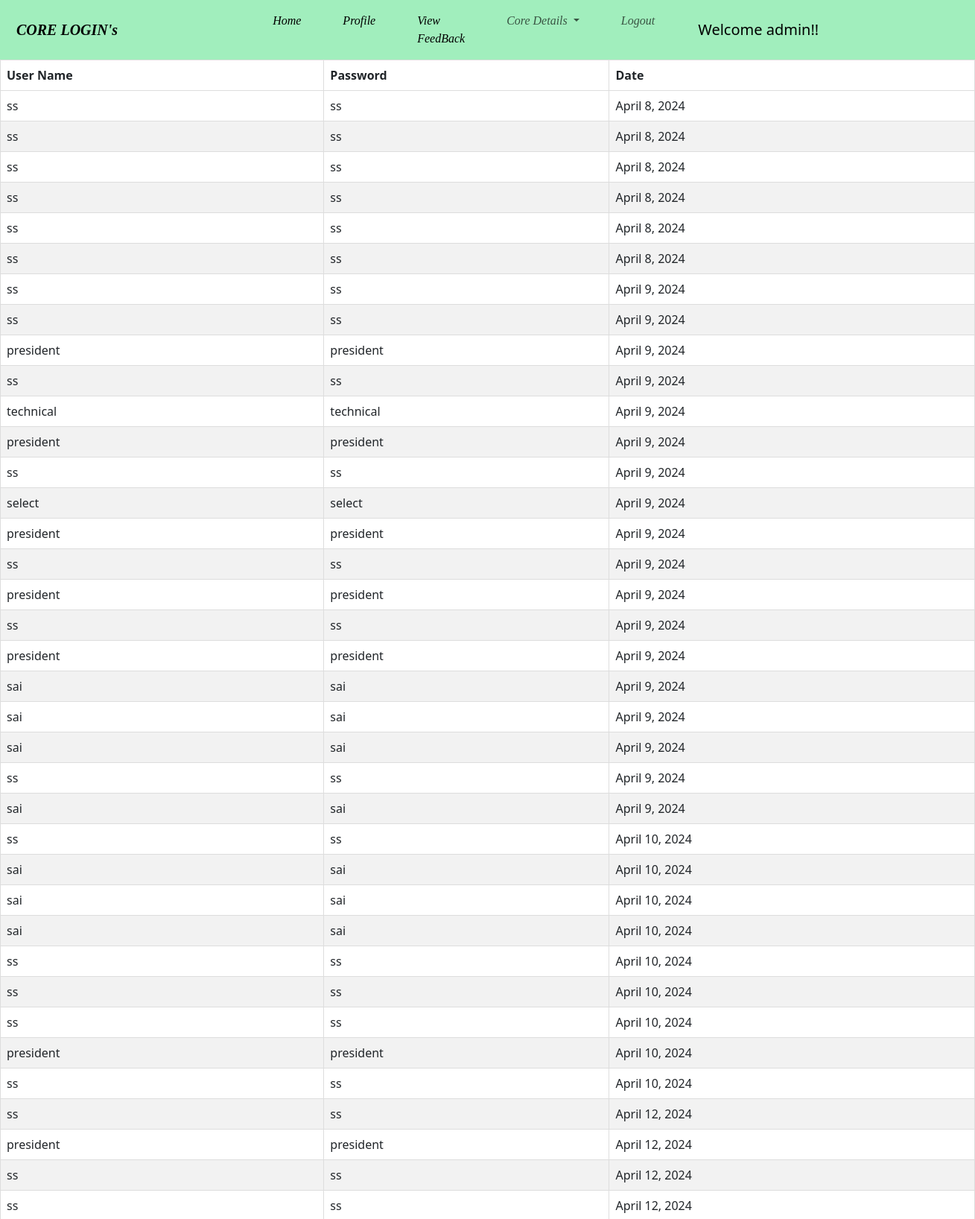
The page /core/logview/ (signed in, upper part) on the database its author committed.
### yogacore/models.py (models this page shows)
class Login(models.Model):
    username=models.CharField(max_length=100)
    password=models.CharField(max_length=100)
    date=models.DateField()
    class Meta:
        db_table = "Login"

### yogacore/views.py (the view)
# urls.py: path('logview/',logview,name='logview'),
def logview(request):
    details=Login.objects.all()
    return render(request,'logindetails.html',{'details':details})

### templates/logindetails.html (shortened to what this page needs)
{% extends 'corenavbar.html' %}
{% load static %}
{% block body %}
<div align="center">
    <table>
        <thead>
            <tr>
                <th>User Name</th>
                <th>Password</th>
                <th>Date</th>
            </tr>
        </thead>
        <tbody>
            {% for detail in details %}
            <tr>
                <td>{{ detail.username }}</td>
                <td>{{ detail.password }}</td>
                <td>{{ detail.date }}</td>
            </tr>
            {% endfor %}
        </tbody>
    </table>
</div>
{% endblock %}

### templates/corenavbar.html (shortened to what this page needs)
<!DOCTYPE html>
{% load static%}
<html lang="en">
<head>
    <link href="https://cdn.jsdelivr.net/npm/bootstrap@5.3.2/dist/css/bootstrap.min.css" rel="stylesheet">
</head>
<body>
<nav class="navbar navbar-expand-lg" style="background-color: #A1EEBD">
    <div class="container-fluid">
        <a class="navbar-brand">CORE LOGIN's</a>
        <div class="collapse navbar-collapse" id="navbarNav">
            <ul class="navbar-nav">
                <li class="nav-item">
                    <a class="nav-link active" aria-current="page" href="{% url 'corehome' %}">Home</a>
                </li>
                <li class="nav-item">
                    <a class="nav-link active" aria-current="page"  href="{% url 'profile' %}">Profile</a>
                </li>
                <li class="nav-item">
                    <a class="nav-link active" aria-current="page"  href="{% url 'viewfeed' %}">View FeedBack</a>
                </li>
               {% if user.username == 'ss' or 'president' or 'secretary' %}
                 <li class="nav-item dropdown">
          <a class="nav-link dropdown-toggle" href="#" role="button" data-bs-toggle="dropdown" aria-expanded="false">
            Core Details
          </a>
                 </li>
{% endif %}
                <li class="nav-item">
                    <a class="nav-link" href="{% url 'home' %}">Logout</a>
                </li>
            </ul>
            <span class="navbar-brand">
            {% if user.is_authenticated %}
                Welcome {{ user.username }}!!
            {% endif %}
        </span>
        </div>
    </div>
</nav>
{% block body %}
{% endblock %}
</body>
</html>

### templates/corenavbar.html (style rules this page uses)
.navbar-brand { margin-left: 10px; margin-right: 200px; }
.nav-link { margin-right: 40px; }
a { font-style: italic; font-weight: bold; font-family: cursive; }
table { border-collapse: collapse; width: 100%; }
th, td { border: 1px solid #dddddd; text-align: left; padding: 8px; }
tr:nth-child(even) { background-color: #f2f2f2; }

### rows shown on the page
Login: username "ss", password "ss", date "April 8, 2024"
Login: username "ss", password "ss", date "April 8, 2024"
Login: username "ss", password "ss", date "April 8, 2024"
Login: username "ss", password "ss", date "April 8, 2024"
Login: username "ss", password "ss", date "April 8, 2024"
Login: username "ss", password "ss", date "April 8, 2024"
Login: username "ss", password "ss", date "April 9, 2024"
Login: username "ss", password "ss", date "April 9, 2024"
Login: username "president", password "president", date "April 9, 2024"
Login: username "ss", password "ss", date "April 9, 2024"
Login: username "technical", password "technical", date "April 9, 2024"
Login: username "president", password "president", date "April 9, 2024"
Login: username "ss", password "ss", date "April 9, 2024"
Login: username "select", password "select", date "April 9, 2024"
Login: username "president", password "president", date "April 9, 2024"
Login: username "ss", password "ss", date "April 9, 2024"
Login: username "president", password "president", date "April 9, 2024"
Login: username "ss", password "ss", date "April 9, 2024"
Login: username "president", password "president", date "April 9, 2024"
Login: username "sai", password "sai", date "April 9, 2024"
Login: username "sai", password "sai", date "April 9, 2024"
Login: username "sai", password "sai", date "April 9, 2024"
Login: username "ss", password "ss", date "April 9, 2024"
Login: username "sai", password "sai", date "April 9, 2024"
Login: username "ss", password "ss", date "April 10, 2024"
Login: username "sai", password "sai", date "April 10, 2024"
Login: username "sai", password "sai", date "April 10, 2024"
Login: username "sai", password "sai", date "April 10, 2024"
Login: username "ss", password "ss", date "April 10, 2024"
Login: username "ss", password "ss", date "April 10, 2024"
Login: username "ss", password "ss", date "April 10, 2024"
Login: username "president", password "president", date "April 10, 2024"
Login: username "ss", password "ss", date "April 10, 2024"
Login: username "ss", password "ss", date "April 12, 2024"
Login: username "president", password "president", date "April 12, 2024"
Login: username "ss", password "ss", date "April 12, 2024"
Login: username "ss", password "ss", date "April 12, 2024"

### other values the page prints
{{ user.username }} "admin"
